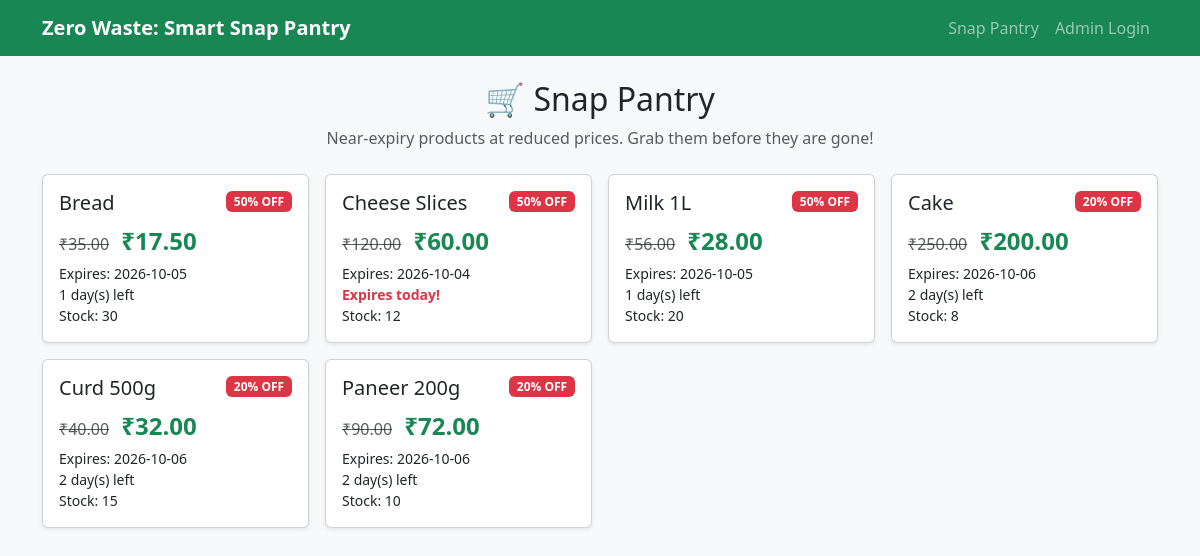
Screenshot of /snap with the database file from the repository.
### tables this page shows
CREATE TABLE products (
            id INTEGER PRIMARY KEY AUTOINCREMENT,
            name TEXT NOT NULL,
            quantity INTEGER NOT NULL,
            mfg_date TEXT NOT NULL,
            expiry_date TEXT NOT NULL,
            price REAL NOT NULL
        );

### app.py (the view)
@app.route("/snap")
def snap_pantry():
    items = [p for p in load_products() if p["status"] == "SNAP" and p["quantity"] > 0]
    items.sort(key=lambda p: (-p["discount"], p["name"]))
    return render_template("snap_pantry.html", items=items)

### app.py (called while the page is built)
def get_db():
    conn = sqlite3.connect(DB)
    conn.row_factory = sqlite3.Row
    return conn

def get_status(expiry_str, price):
    days_left = (date.fromisoformat(expiry_str) - date.today()).days
    if days_left < 0:
        return days_left, "EXPIRED", 0, 0.0
    if days_left <= 1:          # 1 day (or expiring today) -> 50%
        return days_left, "SNAP", 50, round(price * 0.5, 2)
    if days_left <= 2:          # 2 days -> 20%
        return days_left, "SNAP", 20, round(price * 0.8, 2)
    return days_left, "NORMAL", 0, price

def load_products():
    conn = get_db()
    rows = conn.execute("SELECT * FROM products ORDER BY expiry_date").fetchall()
    conn.close()
    products = []
    for r in rows:
        days_left, status, discount, final_price = get_status(r["expiry_date"], r["price"])
        p = dict(r)
        p.update(days_left=days_left, status=status, discount=discount, final_price=final_price)
        products.append(p)
    return products

### templates/snap_pantry.html (shortened to what this page needs)
{% extends "base.html" %}
{% block content %}
<div class="text-center mb-4">
  <h2>🛒 Snap Pantry</h2>
  <p class="text-muted">Near-expiry products at reduced prices. Grab them before they are gone!</p>
</div>
<div class="row g-3">
  {% for p in items %}
  <div class="col-md-4 col-lg-3">
    <div class="card h-100 shadow-sm">
      <div class="card-body">
        <span class="badge bg-danger float-end">{{ p.discount }}% OFF</span>
        <h5 class="card-title">{{ p.name }}</h5>
        <p class="mb-1">
          <span class="text-muted text-decoration-line-through">₹{{ "%.2f"|format(p.price) }}</span>
          <span class="fs-4 fw-bold text-success ms-2">₹{{ "%.2f"|format(p.final_price) }}</span>
        </p>
        <p class="small mb-0">Expires: {{ p.expiry_date }}<br>
          {% if p.days_left == 0 %}<strong class="text-danger">Expires today!</strong>
          {% else %}{{ p.days_left }} day(s) left{% endif %}<br>
          Stock: {{ p.quantity }}</p>
      </div>
    </div>
  </div>
  {% else %}
  <div class="col-12">
    <div class="alert alert-info text-center">No Snap Pantry deals right now. Check back soon!</div>
  </div>
  {% endfor %}
</div>
{% endblock %}

### templates/base.html (shortened to what this page needs)
<!doctype html>
<html lang="en">
<head>
  <link href="https://cdn.jsdelivr.net/npm/bootstrap@5.3.3/dist/css/bootstrap.min.css" rel="stylesheet">
</head>
<body class="bg-light">
<nav class="navbar navbar-expand navbar-dark bg-success mb-4">
  <div class="container">
    <a class="navbar-brand fw-bold" href="{{ url_for('snap_pantry') }}">Zero Waste: Smart Snap Pantry</a>
    <div class="navbar-nav ms-auto">
      <a class="nav-link" href="{{ url_for('snap_pantry') }}">Snap Pantry</a>
      {% if session.get('admin') %}
        <a class="nav-link" href="{{ url_for('admin') }}">Admin</a>
        <a class="nav-link" href="{{ url_for('add_product') }}">Add Product</a>
        <a class="nav-link" href="{{ url_for('logout') }}">Logout</a>
      {% else %}
        <a class="nav-link" href="{{ url_for('login') }}">Admin Login</a>
      {% endif %}
    </div>
  </div>
</nav>
<div class="container pb-5">
  {% block content %}{% endblock %}
</div>
</body>
</html>

### rows the page displays
products: discount "50", name "Bread", price "35.00", final_price "17.50", expiry_date "2026-10-05", days_left "1", quantity "30"
products: discount "50", name "Cheese Slices", price "120.00", final_price "60.00", expiry_date "2026-10-04", shows "Expires today!", quantity "12"
products: discount "50", name "Milk 1L", price "56.00", final_price "28.00", expiry_date "2026-10-05", days_left "1", quantity "20"
products: discount "20", name "Cake", price "250.00", final_price "200.00", expiry_date "2026-10-06", days_left "2", quantity "8"
products: discount "20", name "Curd 500g", price "40.00", final_price "32.00", expiry_date "2026-10-06", days_left "2", quantity "15"
products: discount "20", name "Paneer 200g", price "90.00", final_price "72.00", expiry_date "2026-10-06", days_left "2", quantity "10"
